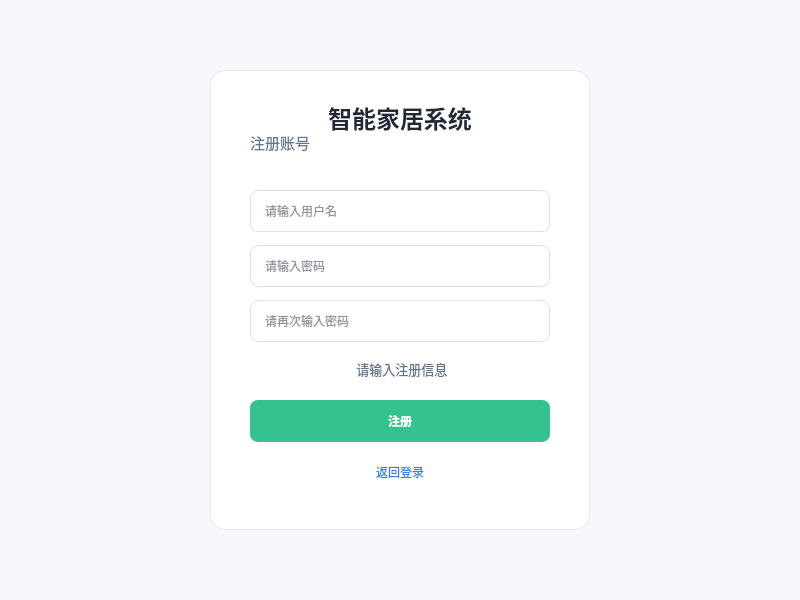
<?xml version="1.0" encoding="UTF-8"?>
<ui version="4.0">
 <class>RegisterWidget</class>
 <widget class="QWidget" name="RegisterWidget">
  <property name="geometry">
   <rect>
    <x>0</x>
    <y>0</y>
    <width>800</width>
    <height>600</height>
   </rect>
  </property>
  <property name="windowTitle">
   <string>Form</string>
  </property>
  <property name="styleSheet">
   <string notr="true">QWidget#RegisterWidget {
    background-color: #f6f8fb;
    font-family: &quot;Microsoft YaHei&quot;;
    font-size: 14px;
    color: #1f2937;
}</string>
  </property>
  <widget class="QFrame" name="registerCard">
   <property name="geometry">
    <rect>
     <x>210</x>
     <y>70</y>
     <width>380</width>
     <height>460</height>
    </rect>
   </property>
   <property name="styleSheet">
    <string notr="true">QFrame#registerCard {
    background-color: #ffffff;
    border: 1px solid #e5eaf1;
    border-radius: 16px;
}</string>
   </property>
   <property name="frameShape">
    <enum>QFrame::StyledPanel</enum>
   </property>
   <property name="frameShadow">
    <enum>QFrame::Raised</enum>
   </property>
   <widget class="QLabel" name="labelTitle">
    <property name="geometry">
     <rect>
      <x>40</x>
      <y>30</y>
      <width>300</width>
      <height>35</height>
     </rect>
    </property>
    <property name="font">
     <font>
      <pointsize>-1</pointsize>
      <weight>75</weight>
      <bold>true</bold>
     </font>
    </property>
    <property name="styleSheet">
     <string notr="true">QLabel#labelTitle {
    font-size: 24px;
    font-weight: bold;
    color: #1f2937;
}</string>
    </property>
    <property name="text">
     <string>智能家居系统</string>
    </property>
    <property name="alignment">
     <set>Qt::AlignCenter</set>
    </property>
   </widget>
   <widget class="QLabel" name="labelSubtitle">
    <property name="geometry">
     <rect>
      <x>40</x>
      <y>60</y>
      <width>300</width>
      <height>25</height>
     </rect>
    </property>
    <property name="styleSheet">
     <string notr="true">QLabel#labelSubtitle {
    font-size: 15px;
    color: #64748b;
}</string>
    </property>
    <property name="text">
     <string>注册账号</string>
    </property>
   </widget>
   <widget class="QLineEdit" name="lineEditUsername">
    <property name="geometry">
     <rect>
      <x>40</x>
      <y>120</y>
      <width>300</width>
      <height>42</height>
     </rect>
    </property>
    <property name="styleSheet">
     <string notr="true">QLineEdit {
    background-color: #ffffff;
    border: 1px solid #d9e1ec;
    border-radius: 8px;
    padding-left: 12px;
    padding-right: 12px;
    color: #1f2937;
}
QLineEdit:focus {
    border: 1px solid #34c38f;
}</string>
    </property>
    <property name="placeholderText">
     <string>请输入用户名</string>
    </property>
   </widget>
   <widget class="QLineEdit" name="lineEditPassword">
    <property name="geometry">
     <rect>
      <x>40</x>
      <y>175</y>
      <width>300</width>
      <height>42</height>
     </rect>
    </property>
    <property name="styleSheet">
     <string notr="true">QLineEdit {
    background-color: #ffffff;
    border: 1px solid #d9e1ec;
    border-radius: 8px;
    padding-left: 12px;
    padding-right: 12px;
    color: #1f2937;
}
QLineEdit:focus {
    border: 1px solid #34c38f;
}</string>
    </property>
    <property name="echoMode">
     <enum>QLineEdit::Password</enum>
    </property>
    <property name="placeholderText">
     <string>请输入密码</string>
    </property>
   </widget>
   <widget class="QLineEdit" name="lineEditConfirmPassword">
    <property name="geometry">
     <rect>
      <x>40</x>
      <y>230</y>
      <width>300</width>
      <height>42</height>
     </rect>
    </property>
    <property name="styleSheet">
     <string notr="true">QLineEdit {
    background-color: #ffffff;
    border: 1px solid #d9e1ec;
    border-radius: 8px;
    padding-left: 12px;
    padding-right: 12px;
    color: #1f2937;
}
QLineEdit:focus {
    border: 1px solid #34c38f;
}</string>
    </property>
    <property name="echoMode">
     <enum>QLineEdit::Password</enum>
    </property>
    <property name="placeholderText">
     <string>请再次输入密码</string>
    </property>
   </widget>
   <widget class="QLabel" name="labelMessage">
    <property name="geometry">
     <rect>
      <x>40</x>
      <y>285</y>
      <width>300</width>
      <height>28</height>
     </rect>
    </property>
    <property name="sizePolicy">
     <sizepolicy hsizetype="Preferred" vsizetype="Preferred">
      <horstretch>0</horstretch>
      <verstretch>0</verstretch>
     </sizepolicy>
    </property>
    <property name="styleSheet">
     <string notr="true">QLabel#labelMessage {
    color: #64748b;
    font-size: 13px;
}</string>
    </property>
    <property name="text">
     <string> 请输入注册信息</string>
    </property>
    <property name="alignment">
     <set>Qt::AlignCenter</set>
    </property>
   </widget>
   <widget class="QPushButton" name="btnRegister">
    <property name="geometry">
     <rect>
      <x>40</x>
      <y>330</y>
      <width>300</width>
      <height>42</height>
     </rect>
    </property>
    <property name="styleSheet">
     <string notr="true">QPushButton#btnRegister {
    background-color: #34c38f;
    color: white;
    border: none;
    border-radius: 8px;
    font-weight: bold;
}
QPushButton#btnRegister:hover {
    background-color: #27ae7e;
}</string>
    </property>
    <property name="text">
     <string>注册</string>
    </property>
   </widget>
   <widget class="QPushButton" name="btnBackLogin">
    <property name="geometry">
     <rect>
      <x>40</x>
      <y>385</y>
      <width>300</width>
      <height>34</height>
     </rect>
    </property>
    <property name="styleSheet">
     <string notr="true">QPushButton#btnBackLogin {
    background-color: transparent;
    color: #2f80ed;
    border: none;
}

QPushButton#btnBackLogin:hover {
    color: #1f6fd6;
}</string>
    </property>
    <property name="text">
     <string>返回登录</string>
    </property>
   </widget>
  </widget>
 </widget>
 <resources/>
 <connections/>
</ui>
